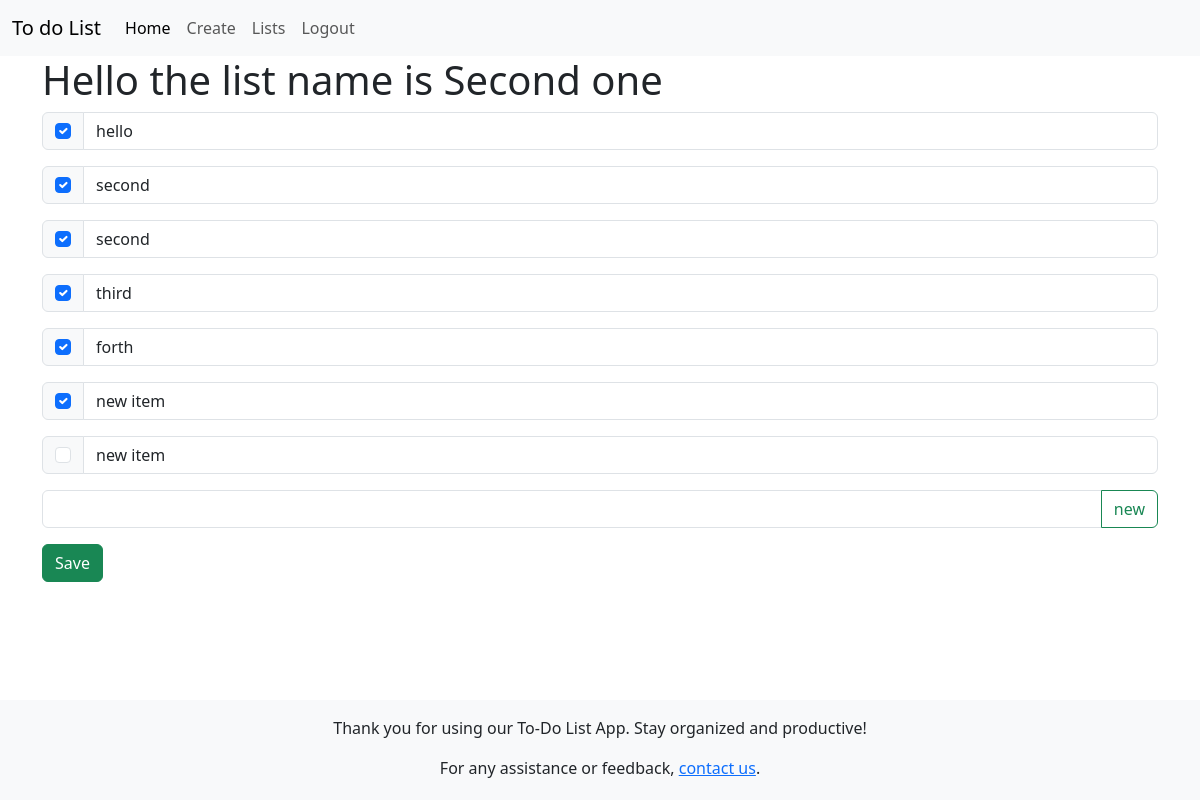
The page /lists/2 (signed in) on the database as committed earlier.
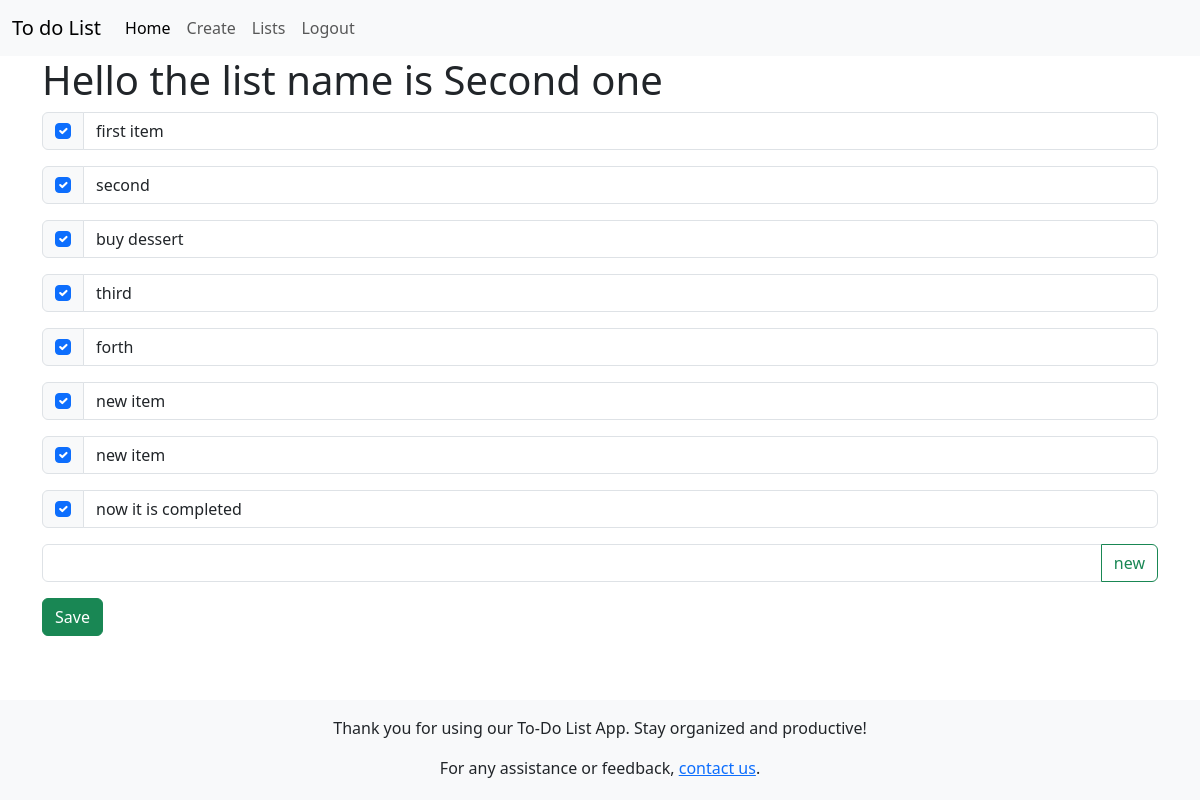
The same page on the database as committed later.
### main/models.py (models this page shows, shortened)
class Item(models.Model):
    todoList = models.ForeignKey(ToDoList, on_delete=models.CASCADE, related_name="items",null=True)
    text = models.CharField(max_length = 300)
    complete = models.BooleanField()

### main/views.py (the view)
# urls.py: path('lists/<int:id>',views.listItems,name='listitems')
def listItems(request,id):
    todolist = ToDoList.objects.get(id=id)
    if request.method == 'POST':
        if 'newItem' in request.POST and len(request.POST.get('new')) is not 0:
            item_txt = request.POST.get('new')
            Item.objects.create(todoList=todolist, text=item_txt, complete=False)
        if 'save' in request.POST:
            print(request.POST)
            for item in todolist.items.all():
                if request.POST.get(str(item.id)) == 'checked':
                    item.complete = True
                else:
                    item.complete = False
                item.text = request.POST.get('item_'+str(item.id)+'_txt')
                item.save()
        return redirect('listitems', id=id)
    else:
        return render(request,'main/list.html',{'list': todolist})

### main/templates/main/list.html (shortened to what this page needs)
{% extends "main/base.html" %}
{% block content %}
<h1>Hello the list name is {{list.name}}</h1>
<form action="" method="POST">
    {% for item in list.items.all %}
        <div class="input-group mb-3">
            <div class="input-group-text">
                <input type="checkbox" class="form-check-input mt-0" value="checked" name="{{item.id|stringformat:'s'}}" aria-label="Checkbox for following text input"             {% if item.complete == True %}checked {% endif %}>
            </div>
            <input type="text" value="{{item.text}}" class="form-control" aria-label="Edit item text" name="item_{{item.id}}_txt">
        </div>
    {% endfor %}
    <div class="input-group mb-3">
        <input type="text" name="new" class="form-control">
        <button type="submit" name="newItem" class="btn btn-outline-success">new</button>
    </div>
    <button type="submit" name="save" value="save" class="btn btn-success">Save</button>
</form>
{% endblock %}

Rows that differ between the two databases and show on the page:
changed Item: text "hello" → "first item"
changed Item: text "second" → "buy dessert"
changed Item (number 7 of 8 on the later page): complete "☐" → "☑"
added Item: complete "☑", text "now it is completed"
